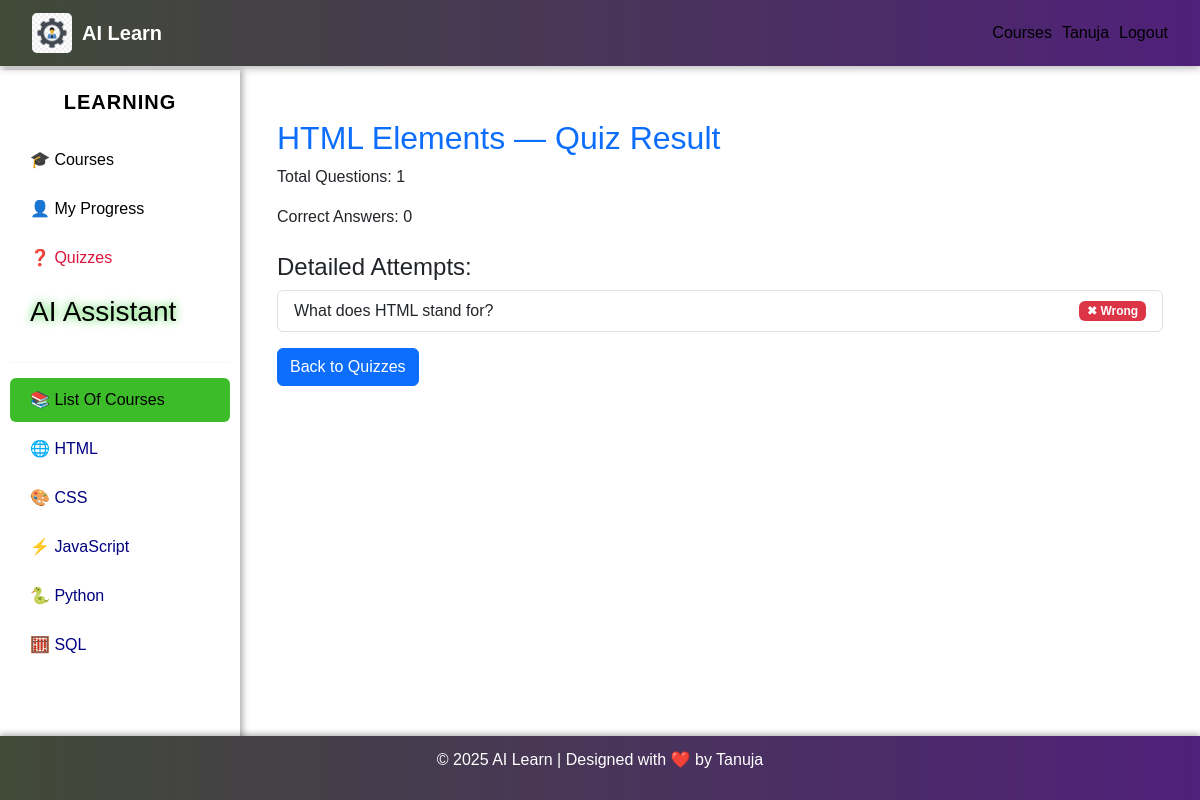
/quiz/3/result/ (signed in), run on the app's committed database.
### learning/models.py (models this page shows, shortened)
class Lesson(models.Model):
    topic = models.ForeignKey(
        Topic, on_delete=models.CASCADE, related_name='lessons'
    )
    title = models.CharField(max_length=200)
    content = models.TextField(blank=True)
    order = models.IntegerField(default=1)
    code_example = models.TextField(blank=True)
    class Meta:
        ordering = ['order']
        verbose_name = 'Lesson'
        verbose_name_plural = 'Lessons'

class Attempt(models.Model):
    user = models.ForeignKey(User, on_delete=models.CASCADE, related_name='attempts')
    question = models.ForeignKey(Question, on_delete=models.CASCADE, related_name='attempts')
    answer_text = models.TextField(blank=True, null=True)
    selected_choice = models.ForeignKey(Choice, on_delete=models.SET_NULL, null=True, blank=True)
    is_correct = models.BooleanField(default=False)
    created_at = models.DateTimeField(auto_now_add=True)
    class Meta:
        ordering = ['-created_at']
        verbose_name = 'Attempt'
        verbose_name_plural = 'Attempts'

class Question(models.Model):
    lesson = models.ForeignKey(
        Lesson, on_delete=models.CASCADE, related_name='questions'
    )
    text = models.TextField()
    qtype = models.CharField(max_length=10, choices=QUESTION_TYPES, default='mcq')
    points = models.IntegerField(default=1)
    class Meta:
        verbose_name = 'Question'
        verbose_name_plural = 'Questions'

### learning/views.py (the view)
# urls.py: path('quiz/<int:lesson_id>/result/', views.quiz_result, name='quiz_result'),  # Show result
@login_required
def quiz_result(request, lesson_id):
    lesson = get_object_or_404(Lesson, id=lesson_id)
    attempts = Attempt.objects.filter(user=request.user, question__lesson=lesson)
    total_questions = lesson.questions.count()
    correct_answers = attempts.filter(is_correct=True).count()
    return render(request, 'learning/quiz_result.html', {
        'lesson': lesson,
        'attempts': attempts,
        'total_questions': total_questions,
        'correct_answers': correct_answers,
    })

### learning/templates/learning/quiz_result.html (shortened to what this page needs)
{% extends 'learning/base.html' %}
{% block content %}
<div class="container mt-4">
    <h2 class="text-primary">{{ lesson.title }} — Quiz Result</h2>
    <p>Total Questions: {{ total_questions }}</p>
    <p>Correct Answers: {{ correct_answers }}</p>
    <h4 class="mt-4">Detailed Attempts:</h4>
    <ul class="list-group mt-2">
        {% for attempt in attempts %}
        <li class="list-group-item d-flex justify-content-between align-items-center">
            {{ attempt.question.text }}
            {% if attempt.is_correct %}
                <span class="badge bg-success">✔ Correct</span>
            {% else %}
                <span class="badge bg-danger">✖ Wrong</span>
            {% endif %}
        </li>
        {% endfor %}
    </ul>
    <a href="{% url 'learning:quiz_list' %}" class="btn btn-primary mt-3">Back to Quizzes</a>
</div>
{% endblock %}

### learning/templates/learning/base.html (shortened to what this page needs)
{% load static %}
<!DOCTYPE html>
<html lang="en">
  <head>
    <link
      href="https://cdn.jsdelivr.net/npm/bootstrap@5.3.2/dist/css/bootstrap.min.css"
      rel="stylesheet"
    />
  </head>
  <body>
    <nav class="navbar navbar-dark">
      <div class="container-fluid d-flex align-items-center">
        <a class="navbar-brand d-flex align-items-center" href="/admin/">
          <img
            src="{% static 'images/admin-logo.jpg' %}"
            alt="Admin Panel"
            style="height: 40px; margin-right: 10px; border-radius: 5px"
          />
          <span>AI Learn</span>
        </a>
        <ul class="navbar-nav ms-auto d-flex flex-row">
          {% if user.is_authenticated %}
          <li class="nav-item">
            <a class="nav-link" href="{% url 'learning:course_list' %}"
              >Courses</a
            >
          </li>
          <li class="nav-item">
            <a class="nav-link" href="#">{{ user.username }}</a>
          </li>
          <li class="nav-item">
            <a class="nav-link" href="{% url 'learning:logout' %}">Logout</a>
          </li>
          {% endif %}
        </ul>
      </div>
    </nav>
    <div class="sidebar">
      <h5 style="color: black"><b>LEARNING</b></h5>
      <a
        style="color: black"
        href="{% url 'learning:course_list' %}"
        class="sidebar-link"
        >🎓 Courses</a
      >
      <a
        style="color: black"
        href="{% url 'learning:user_progress' %}"
        class="sidebar-link"
        >👤 My Progress</a
      >
      <a
        style="color: crimson"
        href="{% url 'learning:quiz_list' %}"
        class="sidebar-link"
        >❓ Quizzes</a
      >
      <a
        style="color: black; text-shadow: 0 0 10px #32cd32"
        href="{% url 'learning:ai_assistant' %}"
        class="sidebar-link"
        ><h3>AI Assistant</h3></a
      >
      <hr style="border-color: #ddd; margin: 15px 10px" />
      <a
        style="color: black"
        href="#"
        class="sidebar-link active"
        onclick="showContent('courses')"
        >📚 List Of Courses</a
      >
      <a
        style="color: hsl(240, 100%, 25%)"
        href="#"
        class="sidebar-link"
        onclick="showContent('html')"
        >🌐 HTML</a
      >
      <a
        style="color: hsl(240, 100%, 25%)"
        href="#"
        class="sidebar-link"
        onclick="showContent('css')"
        >🎨 CSS</a
      >
      <a
        style="color: hsl(240, 100%, 25%)"
        href="#"
        class="sidebar-link"
        onclick="showContent('js')"
        >⚡ JavaScript</a
      >
      <a
        style="color: hsl(240, 100%, 25%)"
        href="#"
        class="sidebar-link"
        onclick="showContent('python')"
        >🐍 Python</a
      >
      <a
        style="color: hsl(240, 100%, 25%)"
        href="#"
        class="sidebar-link"
        onclick="showContent('sql')"
        >🧮 SQL</a
      >
    </div>
    <div class="content" id="content-area">
      {% block content %}{% endblock %}
    </div>
    <footer>
      <p>© 2025 AI Learn | Designed with ❤️ by Tanuja</p>
    </footer>
  </body>
</html>

### data on the page
Lesson: title "HTML Elements"
Attempt: question.text "What does HTML stand for?", is_correct "✖ Wrong"

### other printed values
{{ user.username }} "Tanuja"
{{ total_questions }} "1"
{{ correct_answers }} "0"
